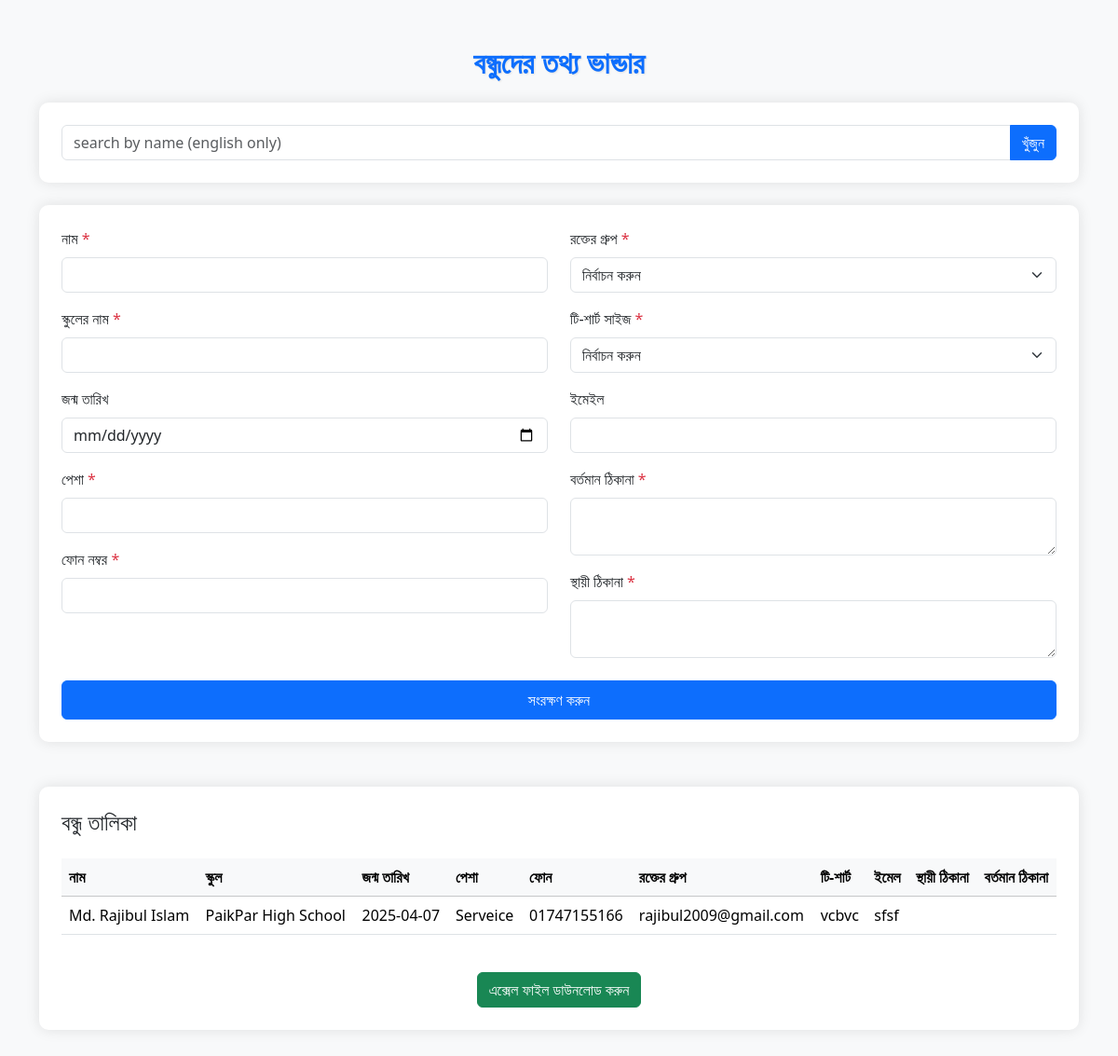
Before: / with the older database file.
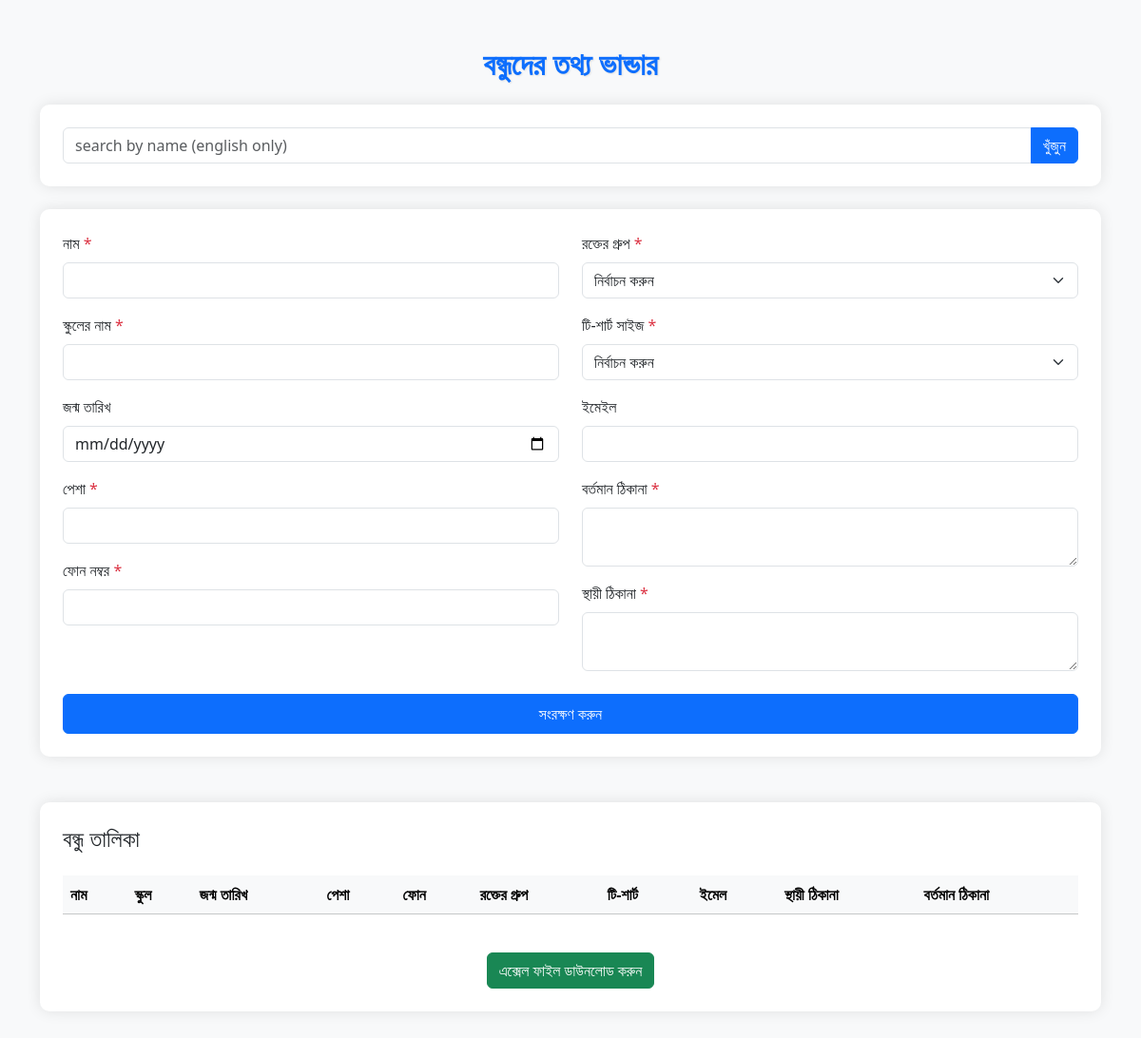
After: the same page with the newer database file.
### tables this page shows
CREATE TABLE friends (
                        id INTEGER PRIMARY KEY AUTOINCREMENT,
                        name TEXT NOT NULL,
                        school_name TEXT NOT NULL,
                        birth_date null,
                        profession TEXT NOT NULL,
                        phone TEXT NOT NULL,
                        blood_group TEXT NOT NULL,
                        tshirt_size TEXT NOT NULL,
                        email TEXT null,
                        current_address TEXT NOT NULL,
                        permanent_address TEXT NOT NULL
                    );

### app.py (the view)
@app.route('/')
def index():
    conn = get_db()
    cursor = conn.cursor()
    cursor.execute("SELECT * FROM friends")
    friends = cursor.fetchall()
    return render_template('index.html', friends=friends)

### app.py (called while the page is built)
def get_db():
    conn = sqlite3.connect(DATABASE)
    return conn

### templates/index.html (shortened to what this page needs)
<!DOCTYPE html>
<html lang="bn">
<head>
    <link href="https://cdn.jsdelivr.net/npm/bootstrap@5.3.3/dist/css/bootstrap.min.css" rel="stylesheet">
</head>
<body class="bg-light">
    <div class="container py-5">
        <h2 class="page-title text-center mb-4">বন্ধুদের তথ্য ভান্ডার</h2>
        <div class="form-container p-4 mb-4">
            <form method="GET" action="{{ url_for('index') }}">
                <div class="input-group">
                    <input type="text" name="search" class="form-control english-only"
                           placeholder="Search by name (English only)"
                           pattern="[A-Za-z\s]+" title="Please enter English characters only">
                    <button class="btn btn-primary" type="submit">খুঁজুন</button>
                </div>
            </form>
        </div>
        <div class="form-container p-4 mb-5">
            <form method="POST">
                <div class="row">
                    <div class="col-md-6">
                        <div class="mb-3">
                            <label class="form-label">নাম <span class="text-danger">*</span></label>
                            <input type="text" name="name" class="form-control english-only" required
                                   pattern="[A-Za-z\s]+" title="ইংরেজীতে নাম লিখুন">
                        </div>
                        <div class="mb-3">
                            <label class="form-label">স্কুলের নাম <span class="text-danger">*</span></label>
                            <input type="text" name="school_name" class="form-control" required>
                        </div>
                        <div class="mb-3">
                            <label class="form-label">জন্ম তারিখ</label>
                            <input type="date" name="birth_date" class="form-control" id="birthDate">
                        </div>
                        <div class="mb-3">
                            <label class="form-label">পেশা <span class="text-danger">*</span></label>
                            <input type="text" name="profession" class="form-control" required>
                        </div>
                        <div class="mb-3">
                            <label class="form-label">ফোন নম্বর <span class="text-danger">*</span></label>
                            <input type="text" name="phone" class="form-control" pattern="[0-9]{11}" title="১১ ডিজিটের ফোন নম্বর" required>
                        </div>
                    </div>
                    <div class="col-md-6">
                        <div class="mb-3">
                            <label class="form-label">রক্তের গ্রুপ <span class="text-danger">*</span></label>
                            <select name="blood_group" class="form-select" required>
                                <option value="">নির্বাচন করুন</option>
                            </select>
                        </div>
                        <div class="mb-3">
                            <label class="form-label">টি-শার্ট সাইজ <span class="text-danger">*</span></label>
                            <select name="tshirt_size" class="form-select" required>
                                <option value="">নির্বাচন করুন</option>
                            </select>
                        </div>
                        <div class="mb-3">
                            <label class="form-label">ইমেইল</label>
                            <input type="email" name="email" class="form-control english-only">
                        </div>
                        <div class="mb-3">
                            <label class="form-label">বর্তমান ঠিকানা <span class="text-danger">*</span></label>
                            <textarea name="current_address" class="form-control address-textarea" required></textarea>
                        </div>
                        <div class="mb-3">
                            <label class="form-label">স্থায়ী ঠিকানা <span class="text-danger">*</span></label>
                            <textarea name="permanent_address" class="form-control address-textarea" required></textarea>
                        </div>
                    </div>
                </div>
                <div class="d-grid mt-2">
                    <button type="submit" class="btn btn-primary py-2">সংরক্ষণ করুন</button>
                </div>
            </form>
        </div>
        <div class="table-container p-4">
            <h4 class="mb-4">বন্ধু তালিকা</h4>
            <div class="table-responsive">
                <table class="table table-hover">
                    <thead class="table-light">
                         <tr>
                            <th>নাম</th>
                            <th>স্কুল</th>
                            <th>জন্ম তারিখ</th>
                            <th>পেশা</th>
                            <th>ফোন</th>
                            <th>রক্তের গ্রুপ</th>
                            <th>টি-শার্ট</th>
                             <th>ইমেল</th>
                             <th>স্থায়ী ঠিকানা</th>
                            <th>বর্তমান ঠিকানা</th>
                        </tr>
                    </thead>
                    <tbody>
                        {% for friend in friends %}
                        <tr>
                            <td>{{ friend[1] }}</td>
                            <td>{{ friend[2] }}</td>
                            <td>{{ friend[3] if friend[3] else "N/A" }}</td>
                            <td>{{ friend[4] }}</td>
                            <td>{{ friend[5] }}</td>
                            <td>{{ friend[6] }}</td>
                            <td>{{ friend[7] }}</td>
                            <td>{{ friend[8] }}</td>
                            <td>{{ friend[9] }}</td>
                            <td>{{ friend[10] }}</td>
                        </tr>
                        {% endfor %}
                    </tbody>
                </table>
            </div>
            <div class="mt-4 text-center">
                <a href="{{ url_for('download_excel') }}" class="download-link btn btn-success">
                    এক্সেল ফাইল ডাউনলোড করুন
                </a>
            </div>
        </div>
    </div>
</body>
</html>

### templates/index.html (style rules this page uses)
body { background-color: #f8f9fa; }
.form-container { background: white; border-radius: 10px; box-shadow: 0 0 15px rgba(0,0,0,0.1); }
.table-container { background: white; border-radius: 10px; box-shadow: 0 0 15px rgba(0,0,0,0.1); overflow-x: auto; }
.page-title { color: #0d6efd; font-weight: 600; text-shadow: 1px 1px 2px rgba(0,0,0,0.1); }
.download-link { transition: all 0.3s; }
.address-textarea { min-height: 100px; }
.english-only { direction: ltr; text-transform: lowercase; }

Changed rows visible on the page:
removed friends: name "Md. Rajibul Islam", school_name "PaikPar High School", birth_date "2025-04-07", profession "Serveice", phone "01747155166", email "rajibul2009@gmail.com", current_address "vcbvc", permanent_address "sfsf"
